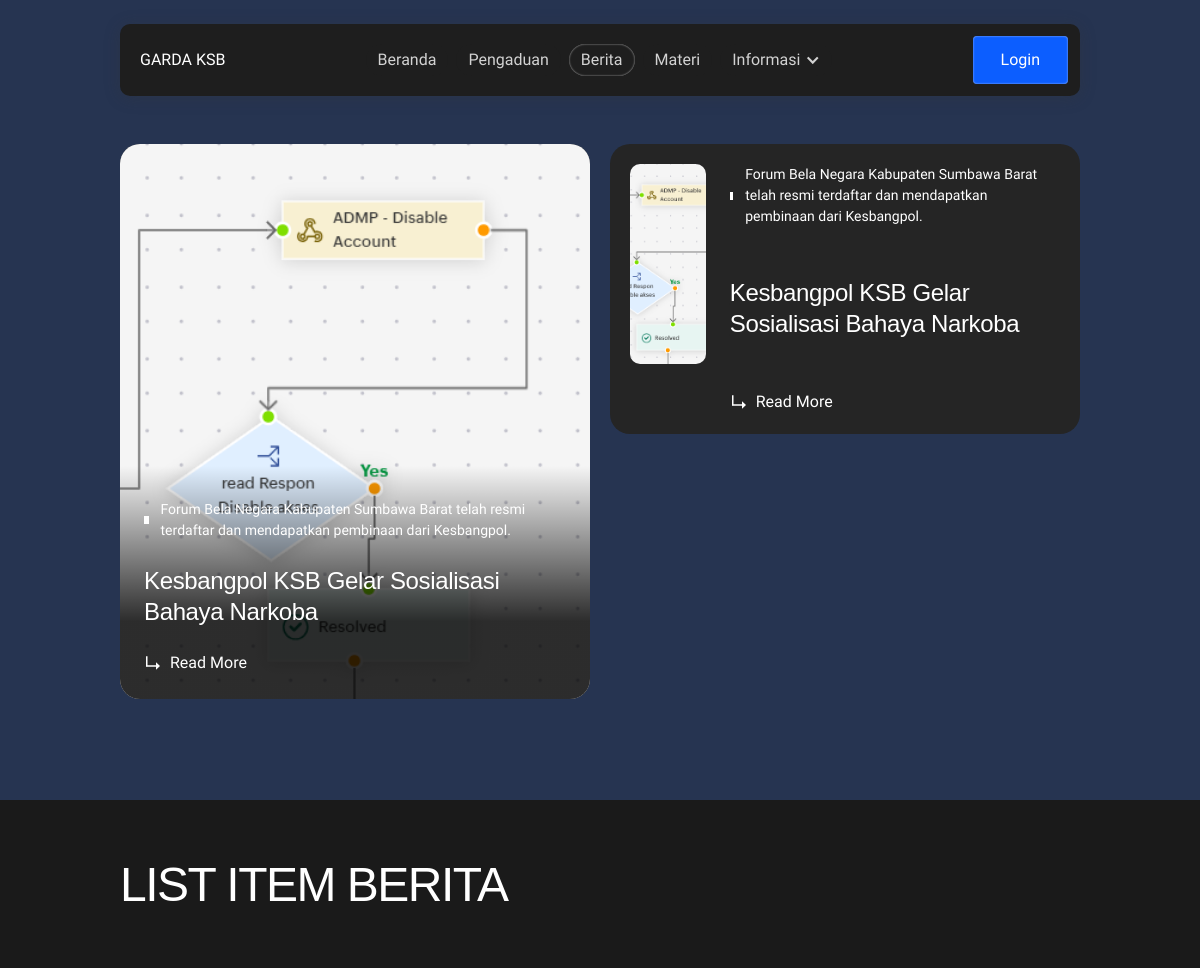
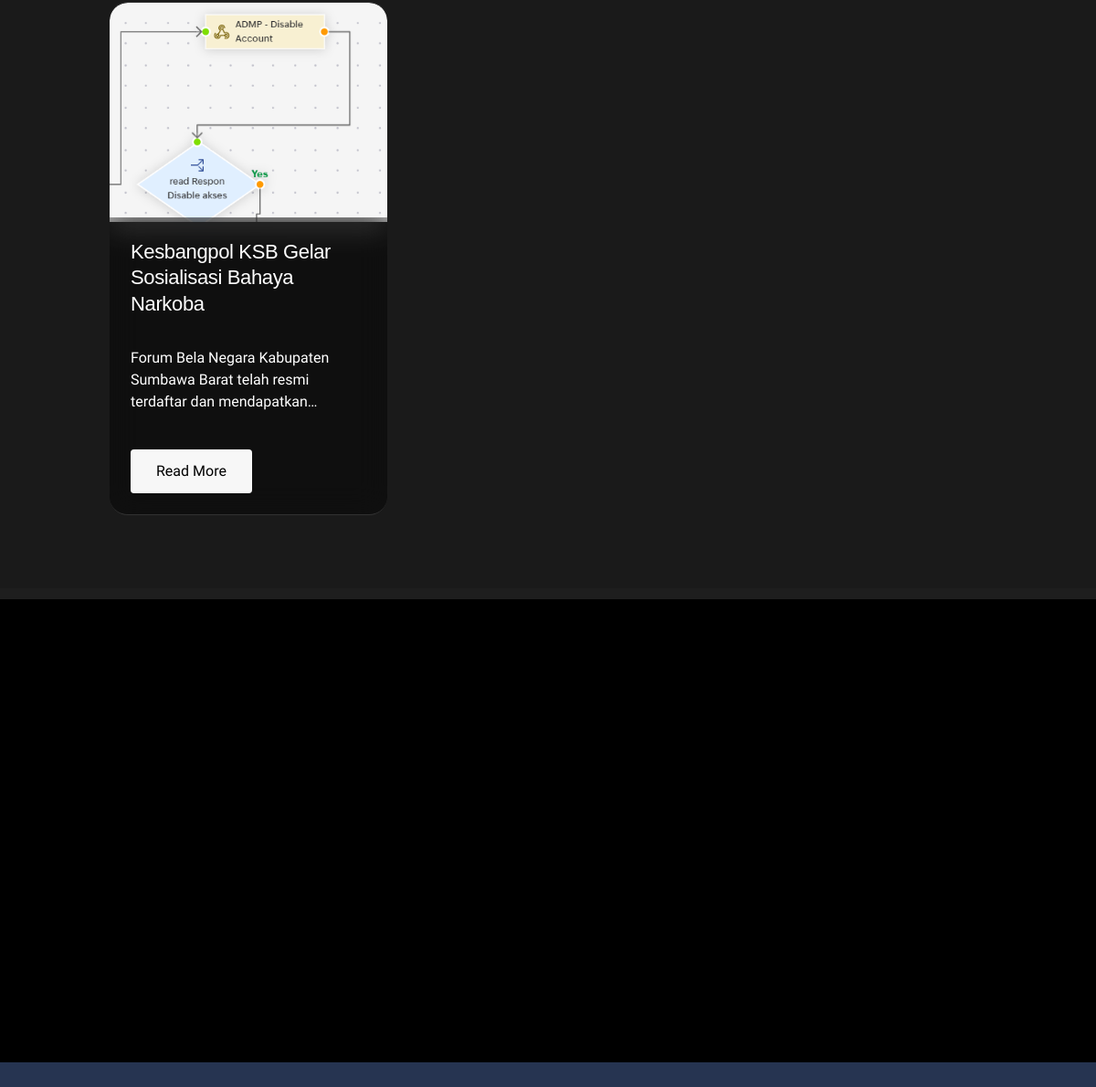
Screenshot of /informasi/BERITA/ with the database file from the repository (2 pictures, top to bottom).
### core/apps/informasi/MateriBerita/models.py (models this page shows)
class MateriBerita(models.Model):
    user = models.ForeignKey(
        User,
        on_delete=models.CASCADE
    )
    kategori = models.CharField(
        max_length=20,
        choices=(
            ("BERITA", "Berita"),
            ("MATERI", "Materi"),
        )
    )
    judul = models.CharField(
        max_length=255
    )
    slug = models.SlugField(
        unique=True
    )
    deskripsi = models.TextField()
    cover_image = models.ImageField(
        upload_to="materi/"
    )
    file_pdf = models.FileField(
        upload_to="materi/pdf/",
        null=True,
        blank=True
    )
    is_public = models.BooleanField(
        default=False
    )
    status_publish = models.BooleanField(
        default=False
    )
    published_at = models.DateTimeField(
        null=True,
        blank=True
    )

### core/views.py (the view)
# urls.py: path('informasi/<str:kategori>/', informasi, name='informasi'),
def informasi(request, kategori="BERITA"):
    return render(request, 'publik/informasi.html', {
        'dberita': getRandom_berita(limit=3,kategori=kategori),
        'kategori':kategori,
        'dberitaAll': getBeritaON(kategori=kategori),
    })

### core/apps/master/Bidang/service.py (called while the page is built)
def getBidang():
    return list(
        Bidang.objects
        .annotate(
            total_materi=Count(
                "userprofile__user__materiberita",
                filter=Q(
                    userprofile__user__materiberita__kategori="MATERI",
                    userprofile__user__materiberita__status_publish=True,
                    userprofile__user__materiberita__is_public=True
                ),
                distinct=True
            )
        )
        .values(
            "id",
            "kode",
            "nama",
            "total_materi"
        )
        .order_by("nama")
    )

### core/context_processors.py (called while the page is built)
def menu_legalitas(request):
    return {
        "dbidang": getBidang()
    }

### templates/publik/informasi.html (shortened to what this page needs)
{% extends './layout.html' %}
{% load static %}
{% block content %}
<section class="section_hero" style="position: sticky !important;">
    <div class="hero-gap home-pd">
        <div class="w-layout-blockcontainer container-main relative w-container">
            <div class="blog-content-block-v3">
                <div class="blog-collection-block-v3 w-dyn-list batasMaxWidth">
                    <div class="blog-collection-list-v3 large w-dyn-items" role="list">
                        {% for o in dberita|slice:":1" %}
                        <div class="blog-collection-item-v3 w-dyn-item" role="listitem">
                            <div class="blog-item-card-block-v3 large"><a aria-label="blog-item-image-block"
                                    class="blog-item-image-block w-inline-block" style="width: 100%;"
                                    href="{% url 'detailInformasi' o.slug %}"><img
                                        alt="blog-item-image" class="blog-item-image-v3 featured-image" loading="lazy"
                                        sizes="100vw" src="/media/{{o.cover_image}}"
                                        srcset="/media/{{o.cover_image}} 500w, /media/{{o.cover_image}} 800w, /media/{{o.cover_image}} 1080w, /media/{{o.cover_image}} 1280w" />
                                </a>
                                <div class="blog-item-content-block-v3 large">
                                    <div class="blog-item-info-block">
                                        <div class="blog-item-category-block">
                                            <div class="blog-item-category-dot"></div>
                                            <p class="text-size-small text-weight-medium text-color-white">
                                                {{o.deskripsi}}</p>
                                        </div>
                                    </div><a class="blog-item-title-block w-inline-block"
                                        href="{% url 'detailInformasi' o.slug %}">
                                        <div class="heading-style-5">{{o.judul}}
                                        </div>
                                    </a>
                                    <div class="blog-item-button-block"><a class="link-button w-inline-block"
                                            href="{% url 'detailInformasi' o.slug %}">
                                            <div class="link-button-icon w-embed"
                                                style="translate: none; rotate: none; scale: none; transform: translate(0px, 0px);">
                                                <svg fill="none" height="18" viewbox="0 0 18 18" width="18"
                                                    xmlns="http://www.w3.org/2000/svg">
                                                    <path d="M16 12.083L12 15.833V8.33301L16 12.083Z"
                                                        fill="currentColor"></path>
                                                    <path d="M2 11.333H12V12.833H2V11.333Z" fill="currentColor"></path>
                                                    <path d="M3.5 2.33301V12.333H2V2.33301H3.5Z" fill="currentColor">
                                                    </path>
                                                </svg>
                                            </div>
                                            <div class="link-button-text">Read More</div>
                                        </a></div>
                                </div>
                            </div>
                        </div>
                        {% endfor %}
                    </div>
                </div>
                <div class="blog-collection-block-v3 w-dyn-list">
                    <div class="blog-collection-list-v3 w-dyn-items" role="list">
                        {% for o in dberita %}
                        <div class="blog-collection-item w-dyn-item" role="listitem">
                            <div class="blog-item-card-block-v3">
                                <a aria-label="blog-item-image-block-v3" class="blog-item-image-block-v3 w-inline-block"  style="max-width: 250px; max-height: 200px;"
                                    href="{% url 'detailInformasi' o.slug %}"><img alt="blog-item-image" class="blog-item-image-v3" loading="lazy"
                                        src="/media/{{o.cover_image}}" /></a>
                                <div class="blog-item-content-block-v3">
                                    <div class="blog-item-info-block">
                                        <div class="blog-item-category-block">
                                            <div class="blog-item-category-dot"></div>
                                            <p class="text-size-small text-weight-medium text-color-white">
                                                {{o.deskripsi}}</p>
                                        </div>
                                    </div><a aria-label="blog-item-title-block"
                                        class="blog-item-title-block w-inline-block"
                                        href="{% url 'detailInformasi' o.slug %}">
                                        <div class="heading-style-5 title-hover">{{o.judul}}
                                        </div>
                                    </a>
                                    <div class="blog-item-button-block"><a class="link-button w-inline-block"
                                            href="{% url 'detailInformasi' o.slug %}">
                                            <div class="link-button-icon w-embed"
                                                style="translate: none; rotate: none; scale: none; transform: translate(0px, 0px);">
                                                <svg fill="none" height="18" viewbox="0 0 18 18" width="18"
                                                    xmlns="http://www.w3.org/2000/svg">
                                                    <path d="M16 12.083L12 15.833V8.33301L16 12.083Z"
                                                        fill="currentColor"></path>
                                                    <path d="M2 11.333H12V12.833H2V11.333Z" fill="currentColor"></path>
                                                    <path d="M3.5 2.33301V12.333H2V2.33301H3.5Z" fill="currentColor">
                                                    </path>
                                                </svg>
                                            </div>
                                            <div class="link-button-text">Read More</div>
                                        </a></div>
                                </div>
                            </div>
                        </div>
                        {% endfor %}
                    </div>
                </div>
            </div>
        </div>
    </div>
</section>
<div class="others-section home-v3" style="margin-top: 0px !important;">
    <section class="section_about"
        style="translate: none; rotate: none; scale: none; opacity: 1; transform: translate3d(0px, 0px, 0px);"
        to-top-0="">
        <div class="w-layout-blockcontainer container-fluid w-container">
            <div class="about-wrapper">
                <div class="section-heading-block align-left container-main">
                    <div class="about-title-block max-width-54 left-algin">
                        <h2 class="about-title-text text-align-left">
                            LIST ITEM {{kategori}} <br />
                        </h2>
                        <div class="about-title-overlay-block">
                        </div>
                    </div>
                </div>
                <div class="about-content-block-v3">
                    <div class="about-content-right-block-v3 satuBaris700" style="width: 100%;;">
                        <div class="services-collection-list w-dyn-items" role="list">
                            {% for o in dberitaAll %}
                            <div class="services-collection-item w-dyn-item" role="listitem" style="position: unset;">
                                <div class="services-item-card-block v3 maxWidth"><a
                                        class="services-item-thumbnail-block v3 w-inline-block"
                                        href="{% url 'detailInformasi' o.slug %}"><img alt="Service Image Overlay"
                                            src="/media/{{o.cover_image}}"><img
                                            alt="" class="services-item-thumbnail-v3" loading="lazy"
                                            src="/media/{{o.cover_image}}"></a>
                                    <div class="services-item-content-block-v3">
                                        <div class="services-item-text-block"><a aria-label="services-item-title-blocka"
                                                class="services-item-title-block w-inline-block"
                                                href="{% url 'detailInformasi' o.slug %}">
                                                <h3 class="services-item-title-v3">{{o.judul}}</h3>
                                            </a>
                                            <div class="services-item-summary-block">
                                                <p class="text-size-regular text-color-white">{{o.deskripsi}}</p>
                                            </div>
                                        </div>
                                        <div class="services-item-button-block"><a class="white-button w-inline-block"
                                                data-wf--white-button--variant="main-size"
                                                data-wf-component-id="7f51300f-9481-7764-372f-282224688a1e"
                                                data-wf-variant-state="base" href="{% url 'detailInformasi' o.slug %}">
                                                <div class="button-text-block"
                                                    style="translate: none; rotate: none; scale: none; transform: translate(-8px, 0px);">
                                                    <div class="button-text">Read More</div>
                                                </div>
                                            </a></div>
                                    </div>
                                </div>
                            </div>
                            {% endfor %}
                        </div>
                    </div>
                </div>
            </div>
        </div>
</div>
</div>
{% endblock %}

### static/assets/css/lenis-f9a33499.css (style rules this page uses)
html.lenis,html.lenis body { height:auto }
* { margin:0; padding:0; box-sizing:border-box; }
:root { --primary:#0058d8; --primary-dark:#0046ac; --bg:#263652; --bg-card:#ffffff; --border:#dde5ef; --text:#17375e; --muted:#718096; --success:#0dbb72; --radius:20px; }
.maxWidth { max-width: 80rem !important; margin: auto !important }
.services-collection-list { display: grid !important; grid-template-columns: repeat(3, minmax(0, 1fr)); gap: 24px; width: 100%; }
.services-collection-item { width: 100% !important; max-width: 100% !important; }
.services-item-card-block.v3 { display: flex; flex-direction: column; height: 100%; overflow: hidden; background: #141414; border-radius: 20px; transition: all .3s ease; }
.services-item-thumbnail-block.v3 { display: block; overflow: hidden; }
.services-item-thumbnail-v3 { width: 100%; height: 240px; object-fit: cover; display: block; transition: transform .4s ease; }
.services-item-content-block-v3 { display: flex; flex-direction: column; justify-content: space-between; flex: 1; padding: 24px; }
.services-item-text-block { flex: 1; }
.services-item-title-v3 { margin: 0 0 12px; font-size: 22px; line-height: 1.3; min-height: 58px; }
.services-item-summary-block p { margin: 0; display: -webkit-box; -webkit-line-clamp: 3; -webkit-box-orient: vertical; overflow: hidden; }
.services-item-button-block { margin-top: 20px; }

### rows the page displays
MateriBerita: deskripsi "Forum Bela Negara Kabupaten Sumbawa Barat telah resmi terdaftar dan mendapatkan pembinaan dari Kesbangpol.", judul "Kesbangpol KSB Gelar Sosialisasi Bahaya Narkoba", kategori "BERITA", deskripsi "Forum Bela Negara Kabupaten Sumbawa Barat telah resmi terdaftar dan…"
